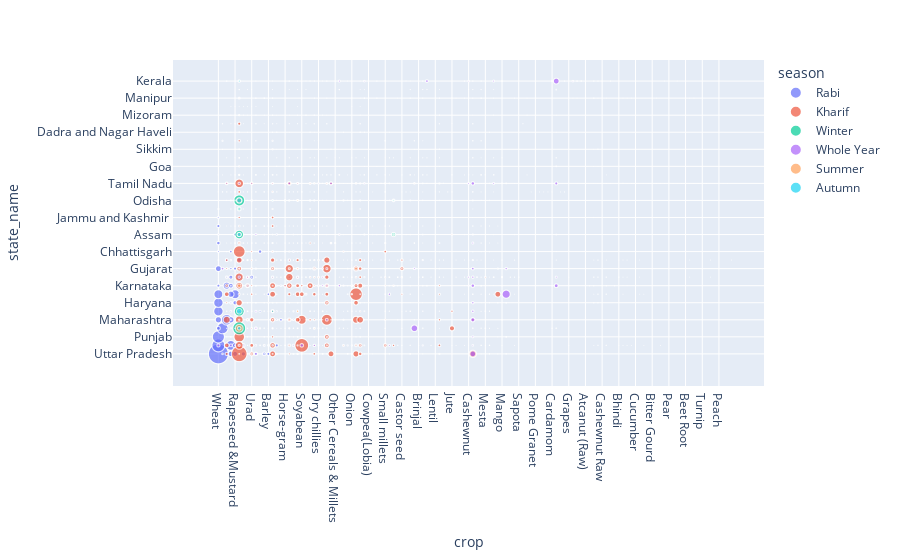

Here is the notebook cell this chart was saved with:
### Code cell
fig = px.scatter(filt,x="crop",y="state_name",color="season",size="production")
#fig.update_layout(scattermode="group")
fig.update_layout(autosize=True)
fig.show()

### Figure 1 — Plotly figure (JSON) as saved in the notebook; plotly's stock layout.template omitted (floating-point values rounded to 4 significant figures; data arrays with more than 128 entries replaced by an {"elided": "..."} marker saying what was removed)
{"data": [{"hovertemplate": "season=Rabi       <br>crop=%{x}<br>state_name=%{y}<br>production=%{marker.size}<extra></extra>", "legendgroup": "Rabi       ", "marker": {"color": "#636efa", "size": {"elided": "491 float values"}, "sizemode": "area", "sizeref": 421500.0, "symbol": "circle"}, "mode": "markers", "name": "Rabi       ", "showlegend": true, "type": "scattergl", "x": {"elided": "491 str values"}, "xaxis": "x", "y": {"elided": "491 str values"}, "yaxis": "y"}, {"hovertemplate": "season=Kharif     <br>crop=%{x}<br>state_name=%{y}<br>production=%{marker.size}<extra></extra>", "legendgroup": "Kharif     ", "marker": {"color": "#EF553B", "size": {"elided": "671 float values"}, "sizemode": "area", "sizeref": 421500.0, "symbol": "circle"}, "mode": "markers", "name": "Kharif     ", "showlegend": true, "type": "scattergl", "x": {"elided": "671 str values"}, "xaxis": "x", "y": {"elided": "671 str values"}, "yaxis": "y"}, {"hovertemplate": "season=Winter     <br>crop=%{x}<br>state_name=%{y}<br>production=%{marker.size}<extra></extra>", "legendgroup": "Winter     ", "marker": {"color": "#00cc96", "size": [71747721, 49910121, 40443424, 31540206, 7496504, 6306000.0, 3434388, 2201000.0, 1197313, 1150600, 907472, 682566, 660279, 531917, 408246, 236833, 181667, 116553, 94501, 91560.0, 78520, 44571, 31844, 25306, 22800, 14502, 14456, 9015, 6038, 2694, 2360, 1100, 990, 940, 774, 630, 384, 310, 260, 220, 204, 180, 170, 140, 80, 56, 40, 30, 20, 14, 10, 10, 5], "sizemode": "area", "sizeref": 421500.0, "symbol": "circle"}, "mode": "markers", "name": "Winter     ", "showlegend": true, "type": "scattergl", "x": ["Rice", "Rice", "Rice", "Rice", "Paddy", "Rice", "Paddy", "Rice", "Urad", "Moong(Green Gram)", "Horse-gram", "Rice", "Potato", "Ragi", "Sesamum", "Sugarcane", "Rapeseed &Mustard", "Arhar/Tur", "Potato", "Potato", "Rice", "Groundnut", "Niger seed", "Rice", "Maize", "Sesamum", "Sugarcane", "Wheat", "Potato", "Gram", "Dry chillies", "Potato", "Rapeseed &Mustard", "Banana", "Arhar/Tur", "Peas & beans (Pulses)", "Sannhamp", "Sesamum", "Sesamum", "Dry ginger", "Sesamum", "Niger seed", "Sugarcane", "Maize", "Soyabean", "Rapeseed &Mustard", "Turmeric", "Cotton(lint)", "Onion", "Banana", "Sweet potato", "Sunflower", "Coriander"], "xaxis": "x", "y": ["West Bengal", "Odisha", "Bihar", "Assam", "Assam", "Jharkhand", "Odisha", "Kerala", "Odisha", "Odisha", "Odisha", "Meghalaya", "West Bengal", "Odisha", "Odisha", "Odisha", "Odisha", "Odisha", "Odisha", "Jharkhand", "Manipur", "Odisha", "Odisha", "Puducherry", "Odisha", "West Bengal", "Dadra and Nagar Haveli", "Dadra and Nagar Haveli", "Meghalaya", "Dadra and Nagar Haveli", "Manipur", "Manipur", "Manipur", "Manipur", "Dadra and Nagar Haveli", "Manipur", "Dadra and Nagar Haveli", "Manipur", "Kerala", "Manipur", "Dadra and Nagar Haveli", "Dadra and Nagar Haveli", "Manipur", "Dadra and Nagar Haveli", "Manipur", "Dadra and Nagar Haveli", "Manipur", "Manipur", "Manipur", "Dadra and Nagar Haveli", "Manipur", "Dadra and Nagar Haveli", "Dadra and Nagar Haveli"], "yaxis": "y"}, {"hovertemplate": "season=Whole Year <br>crop=%{x}<br>state_name=%{y}<br>production=%{marker.size}<extra></extra>", "legendgroup": "Whole Year ", "marker": {"color": "#ab63fa", "size": {"elided": "608 float values"}, "sizemode": "area", "sizeref": 421500.0, "symbol": "circle"}, "mode": "markers", "name": "Whole Year ", "showlegend": true, "type": "scattergl", "x": {"elided": "608 str values"}, "xaxis": "x", "y": {"elided": "608 str values"}, "yaxis": "y"}, {"hovertemplate": "season=Summer     <br>crop=%{x}<br>state_name=%{y}<br>production=%{marker.size}<extra></extra>", "legendgroup": "Summer     ", "marker": {"color": "#FFA15A", "size": [24749761, 12712621, 6008936, 4815903, 3252800, 3079838, 2441924, 2093801, 1888120, 1782173, 1612800, 1209105, 1158570, 768900.0, 722126, 618922, 582030, 572856, 553757, 514001, 423229, 387400, 357780, 336651, 333906, 268044, 239872, 235764, 231205, 180237, 160100, 157579, 149600, 127877, 110571, 109098, 103688, 99849, 86559, 86106, 80246, 59800, 57236, 56090, 54114, 44621, 36725, 34749, 34615, 22178, 19535, 16137, 14400, 13938, 12505, 12477, 12435, 11400, 11216, 9728, 7320, 6015, 4923, 4596, 4406, 3769, 3769, 1884, 1250, 1230, 1094, 850, 820, 710, 656, 560, 520, 389, 164, 152, 150, 127, 97, 90, 89, 84, 46, 31, 30, 20, 10, 9, 7, 1], "sizemode": "area", "sizeref": 421500.0, "symbol": "circle"}, "mode": "markers", "name": "Summer     ", "showlegend": true, "type": "scattergl", "x": ["Rice", "Rice", "Rice", "Rice", "Bajra", "Maize", "Rice", "Moong(Green Gram)", "Moong(Green Gram)", "Sesamum", "Groundnut", "Paddy", "Groundnut", "Rice", "Urad", "Moong(Green Gram)", "Groundnut", "Sunflower", "Groundnut", "Groundnut", "Rice", "Rice", "Maize", "Maize", "Maize", "Paddy", "Rice", "Paddy", "Moong(Green Gram)", "Maize", "Moong(Green Gram)", "Ragi", "Sesamum", "Jowar", "Sesamum", "Onion", "Sunflower", "Rice", "Arhar/Tur", "Sunflower", "Urad", "Maize", "Dry chillies", "Rice", "Rice", "Onion", "Wheat", "Maize", "Moong(Green Gram)", "Cowpea(Lobia)", "Potato", "Bajra", "Urad", "Banana", "Total foodgrain", "Potato", "Potato", "Onion", "Onion", "Moong(Green Gram)", "Urad", "Cotton(lint)", "Peas & beans (Pulses)", "Ragi", "Tobacco", "Paddy", "Horse-gram", "Urad", "Banana", "Dry chillies", "Sesamum", "Potato", "Cotton(lint)", "Peas & beans (Pulses)", "Maize", "Dry ginger", "Onion", "Groundnut", "Ragi", "Small millets", "Sugarcane", "Maize", "Pulses total", "Onion", "Bajra", "Brinjal", "Other  Rabi pulses", "Sunflower", "Turmeric", "Dry chillies", "Jute", "Onion", "Jowar", "Moong(Green Gram)"], "xaxis": "x", "y": ["West Bengal", "Odisha", "Assam", "Karnataka", "Gujarat", "Bihar", "Bihar", "Bihar", "Odisha", "West Bengal", "Gujarat", "Assam", "Maharashtra", "Kerala", "Uttar Pradesh", "Uttar Pradesh", "Odisha", "Karnataka", "West Bengal", "Karnataka", "Maharashtra", "Gujarat", "Uttar Pradesh", "West Bengal", "Karnataka", "Karnataka", "Uttar Pradesh", "Odisha", "West Bengal", "Maharashtra", "Gujarat", "Karnataka", "Gujarat", "Karnataka", "Odisha", "Uttar Pradesh", "Maharashtra", "Uttarakhand", "Odisha", "Uttar Pradesh", "Odisha", "Gujarat", "Karnataka", "Meghalaya", "Puducherry", "Karnataka", "Odisha", "Odisha", "Uttarakhand", "Karnataka", "West Bengal", "Karnataka", "Gujarat", "Uttar Pradesh", "Uttarakhand", "Karnataka", "Meghalaya", "Gujarat", "Uttarakhand", "Puducherry", "Puducherry", "Karnataka", "Karnataka", "Odisha", "Uttar Pradesh", "Puducherry", "Odisha", "Uttarakhand", "Manipur", "Manipur", "Puducherry", "Manipur", "Puducherry", "Manipur", "Uttarakhand", "Manipur", "Manipur", "Puducherry", "Puducherry", "Uttar Pradesh", "Manipur", "Chhattisgarh", "Uttarakhand", "Chhattisgarh", "Puducherry", "Puducherry", "Puducherry", "Chhattisgarh", "Manipur", "Puducherry", "Manipur", "Puducherry", "Puducherry", "Chhattisgarh"], "yaxis": "y"}, {"hovertemplate": "season=Autumn     <br>crop=%{x}<br>state_name=%{y}<br>production=%{marker.size}<extra></extra>", "legendgroup": "Autumn     ", "marker": {"color": "#19d3f3", "size": [13399415, 10450301, 7202327, 5495972, 2556474, 1543000.0, 1420000.0, 1012370, 934184, 827162, 471200.0, 408901, 404011, 349630, 343084, 289048, 269224, 220200.0, 131706, 88370, 76465, 61469, 34837, 25621, 11585, 11574, 10572, 8390, 3063, 2960, 2000, 1448, 1280, 850, 470, 380, 360, 320, 270, 154.2, 100, 76, 60, 50, 30, 30, 21, 10], "sizemode": "area", "sizeref": 421500.0, "symbol": "circle"}, "mode": "markers", "name": "Autumn     ", "showlegend": true, "type": "scattergl", "x": ["Rice", "Rice", "Rice", "Rice", "Maize", "Rice", "Rice", "Maize", "Paddy", "Paddy", "Maize", "Groundnut", "Urad", "Rice", "Ragi", "Moong(Green Gram)", "Maize", "Ragi", "Jute", "Rice", "Ragi", "Sesamum", "Dry chillies", "Arhar/Tur", "Rice", "Groundnut", "Sesamum", "Rice", "Small millets", "Maize", "Dry chillies", "Sannhamp", "Banana", "Peas & beans (Pulses)", "Sesamum", "Sugarcane", "Dry ginger", "Potato", "Soyabean", "Sugarcane", "Turmeric", "Jowar", "Onion", "Sweet potato", "Cotton(lint)", "Tapioca", "Maize", "Jute"], "xaxis": "x", "y": ["Bihar", "Odisha", "Assam", "West Bengal", "Bihar", "Kerala", "Jharkhand", "Odisha", "Assam", "Odisha", "Jharkhand", "Odisha", "Odisha", "Meghalaya", "Odisha", "Odisha", "West Bengal", "Jharkhand", "Odisha", "Manipur", "West Bengal", "Odisha", "West Bengal", "Odisha", "Puducherry", "West Bengal", "West Bengal", "Andaman and Nicobar Islands", "West Bengal", "Manipur", "Manipur", "West Bengal", "Manipur", "Manipur", "Manipur", "Manipur", "Manipur", "Manipur", "Manipur", "Andaman and Nicobar Islands", "Manipur", "West Bengal", "Manipur", "Manipur", "Manipur", "Manipur", "Maharashtra", "Manipur"], "yaxis": "y"}], "layout": {"autosize": true, "legend": {"itemsizing": "constant", "title": {"text": "season"}, "tracegroupgap": 0}, "margin": {"t": 60}, "xaxis": {"anchor": "y", "domain": [0, 1], "title": {"text": "crop"}}, "yaxis": {"anchor": "x", "domain": [0, 1], "title": {"text": "state_name"}}}}
